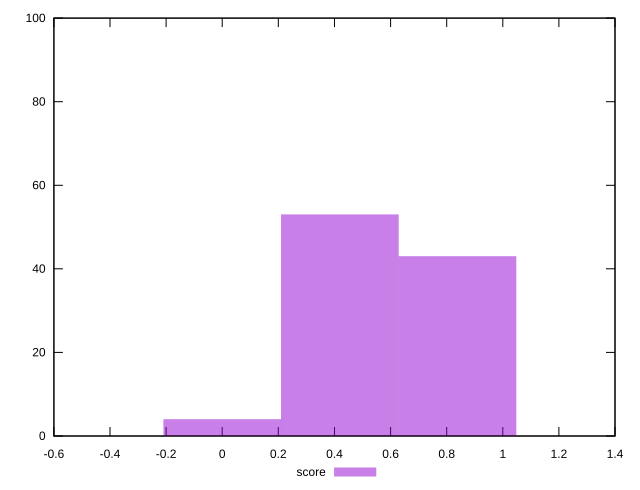

Write the gnuplot code that produced this figure.
reset
set terminal svg size 640, 490
set output "reprap/cumulative-layout-shift/samples/pages+cached+noexternal/score/histogram.svg"

$score <<EOF
0 4
0.41909410045787293 53
0.8381882009157459 43
EOF

set key outside below
set boxwidth 0.41909410045787293
set yrange [0:100]
set style fill transparent solid 0.5 noborder

plot \
  $score title "score" with boxes, \


reset
